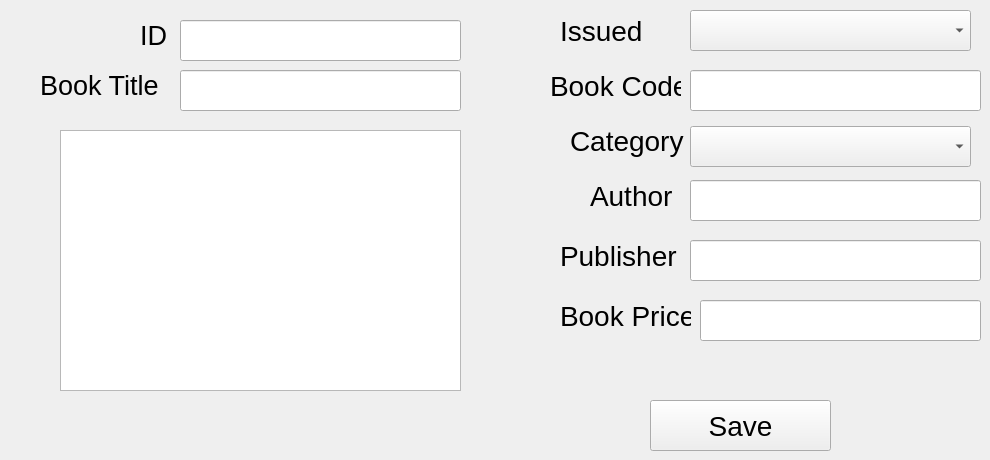
      <widget class="QWidget" name="tab_5">
       <attribute name="title">
        <string>Add New Book</string>
       </attribute>
       <widget class="QLineEdit" name="lineEdit_2">
        <property name="geometry">
         <rect>
          <x>180</x>
          <y>70</y>
          <width>281</width>
          <height>41</height>
         </rect>
        </property>
       </widget>
       <widget class="QLineEdit" name="lineEdit_3">
        <property name="geometry">
         <rect>
          <x>690</x>
          <y>70</y>
          <width>291</width>
          <height>41</height>
         </rect>
        </property>
       </widget>
       <widget class="QLineEdit" name="lineEdit_4">
        <property name="geometry">
         <rect>
          <x>700</x>
          <y>300</y>
          <width>281</width>
          <height>41</height>
         </rect>
        </property>
       </widget>
       <widget class="QPushButton" name="pushButton_7">
        <property name="geometry">
         <rect>
          <x>650</x>
          <y>400</y>
          <width>181</width>
          <height>51</height>
         </rect>
        </property>
        <property name="font">
         <font>
          <family>Segoe UI</family>
          <pointsize>21</pointsize>
         </font>
        </property>
        <property name="text">
         <string>Save</string>
        </property>
       </widget>
       <widget class="QLabel" name="label_3">
        <property name="geometry">
         <rect>
          <x>40</x>
          <y>70</y>
          <width>121</width>
          <height>31</height>
         </rect>
        </property>
        <property name="font">
         <font>
          <family>Segoe UI</family>
          <pointsize>20</pointsize>
         </font>
        </property>
        <property name="text">
         <string>Book Title</string>
        </property>
       </widget>
       <widget class="QLabel" name="label_4">
        <property name="geometry">
         <rect>
          <x>550</x>
          <y>70</y>
          <width>131</width>
          <height>31</height>
         </rect>
        </property>
        <property name="font">
         <font>
          <family>Segoe UI</family>
          <pointsize>21</pointsize>
         </font>
        </property>
        <property name="text">
         <string>Book Code</string>
        </property>
       </widget>
       <widget class="QLabel" name="label_5">
        <property name="geometry">
         <rect>
          <x>560</x>
          <y>300</y>
          <width>131</width>
          <height>31</height>
         </rect>
        </property>
        <property name="font">
         <font>
          <family>Segoe UI</family>
          <pointsize>21</pointsize>
         </font>
        </property>
        <property name="text">
         <string>Book Price</string>
        </property>
       </widget>
       <widget class="QLabel" name="label_6">
        <property name="geometry">
         <rect>
          <x>570</x>
          <y>120</y>
          <width>121</width>
          <height>41</height>
         </rect>
        </property>
        <property name="font">
         <font>
          <family>Segoe UI</family>
          <pointsize>21</pointsize>
         </font>
        </property>
        <property name="text">
         <string>Category</string>
        </property>
       </widget>
       <widget class="QLabel" name="label_7">
        <property name="geometry">
         <rect>
          <x>590</x>
          <y>180</y>
          <width>101</width>
          <height>31</height>
         </rect>
        </property>
        <property name="font">
         <font>
          <family>Segoe UI</family>
          <pointsize>21</pointsize>
         </font>
        </property>
        <property name="text">
         <string>Author</string>
        </property>
       </widget>
       <widget class="QLabel" name="label_8">
        <property name="geometry">
         <rect>
          <x>560</x>
          <y>240</y>
          <width>121</width>
          <height>31</height>
         </rect>
        </property>
        <property name="font">
         <font>
          <family>Segoe UI</family>
          <pointsize>21</pointsize>
         </font>
        </property>
        <property name="text">
         <string>Publisher</string>
        </property>
       </widget>
       <widget class="QTextEdit" name="textEdit">
        <property name="geometry">
         <rect>
          <x>60</x>
          <y>130</y>
          <width>401</width>
          <height>261</height>
         </rect>
        </property>
       </widget>
       <widget class="QLabel" name="label_37">
        <property name="geometry">
         <rect>
          <x>140</x>
          <y>20</y>
          <width>31</width>
          <height>31</height>
         </rect>
        </property>
        <property name="font">
         <font>
          <family>Segoe UI</family>
          <pointsize>20</pointsize>
         </font>
        </property>
        <property name="text">
         <string>ID</string>
        </property>
       </widget>
       <widget class="QLineEdit" name="lineEdit_30">
        <property name="geometry">
         <rect>
          <x>180</x>
          <y>20</y>
          <width>281</width>
          <height>41</height>
         </rect>
        </property>
       </widget>
       <widget class="QLineEdit" name="lineEdit_41">
        <property name="geometry">
         <rect>
          <x>690</x>
          <y>180</y>
          <width>291</width>
          <height>41</height>
         </rect>
        </property>
       </widget>
       <widget class="QLineEdit" name="lineEdit_42">
        <property name="geometry">
         <rect>
          <x>690</x>
          <y>240</y>
          <width>291</width>
          <height>41</height>
         </rect>
        </property>
       </widget>
       <widget class="QComboBox" name="comboBox_3">
        <property name="geometry">
         <rect>
          <x>690</x>
          <y>126</y>
          <width>281</width>
          <height>41</height>
         </rect>
        </property>
       </widget>
       <widget class="QComboBox" name="comboBox_7">
        <property name="geometry">
         <rect>
          <x>690</x>
          <y>10</y>
          <width>281</width>
          <height>41</height>
         </rect>
        </property>
       </widget>
       <widget class="QLabel" name="label_61">
        <property name="geometry">
         <rect>
          <x>560</x>
          <y>10</y>
          <width>121</width>
          <height>41</height>
         </rect>
        </property>
        <property name="font">
         <font>
          <family>Segoe UI</family>
          <pointsize>21</pointsize>
         </font>
        </property>
        <property name="text">
         <string>Issued</string>
        </property>
       </widget>
      </widget>
